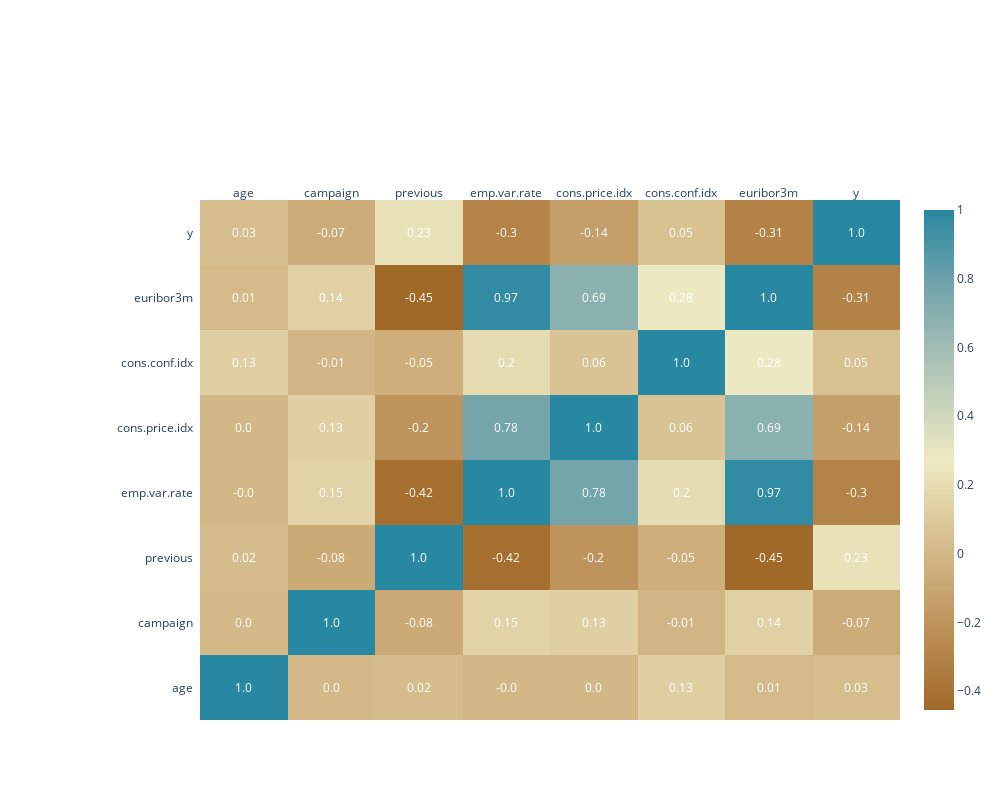

Notebook cell for this chart:
### Code cell
fig=ff.create_annotated_heatmap(z=corr.values,
                           x=list(corr.columns),
                           y=list(corr.index),
                           annotation_text=corr.round(2).values,
                           showscale=True,
                               colorscale='Earth',)
fig.layout.margin=dict(l=200,t=200)
fig.layout.height=800
fig.layout.width=1000
iplot(fig)

### Figure 1 — Plotly figure (JSON) as saved in the notebook; plotly's stock layout.template omitted (floating-point values rounded to 4 significant figures)
{"data": [{"colorscale": [[0, "rgb(161, 105, 40)"], [0.1667, "rgb(189, 146, 90)"], [0.3333, "rgb(214, 189, 141)"], [0.5, "rgb(237, 234, 194)"], [0.6667, "rgb(181, 200, 184)"], [0.8333, "rgb(121, 167, 172)"], [1, "rgb(40, 135, 161)"]], "reversescale": false, "showscale": true, "type": "heatmap", "x": ["age", "campaign", "previous", "emp.var.rate", "cons.price.idx", "cons.conf.idx", "euribor3m", "y"], "y": ["age", "campaign", "previous", "emp.var.rate", "cons.price.idx", "cons.conf.idx", "euribor3m", "y"], "z": [[1, 0.004622, 0.02438, -0.0002421, 0.001009, 0.1291, 0.01085, 0.03038], [0.004622, 1, -0.07918, 0.1508, 0.1278, -0.01366, 0.1352, -0.06636], [0.02438, -0.07918, 1, -0.4206, -0.2032, -0.05093, -0.4546, 0.2302], [-0.0002421, 0.1508, -0.4206, 1, 0.7753, 0.1963, 0.9722, -0.2983], [0.001009, 0.1278, -0.2032, 0.7753, 1, 0.05917, 0.6882, -0.1361], [0.1291, -0.01366, -0.05093, 0.1963, 0.05917, 1, 0.2779, 0.0548], [0.01085, 0.1352, -0.4546, 0.9722, 0.6882, 0.2779, 1, -0.3077], [0.03038, -0.06636, 0.2302, -0.2983, -0.1361, 0.0548, -0.3077, 1]]}], "layout": {"annotations": [{"font": {"color": "#FFFFFF"}, "showarrow": false, "text": "1.0", "x": "age", "xref": "x", "y": "age", "yref": "y"}, {"font": {"color": "#FFFFFF"}, "showarrow": false, "text": "0.0", "x": "campaign", "xref": "x", "y": "age", "yref": "y"}, {"font": {"color": "#FFFFFF"}, "showarrow": false, "text": "0.02", "x": "previous", "xref": "x", "y": "age", "yref": "y"}, {"font": {"color": "#FFFFFF"}, "showarrow": false, "text": "-0.0", "x": "emp.var.rate", "xref": "x", "y": "age", "yref": "y"}, {"font": {"color": "#FFFFFF"}, "showarrow": false, "text": "0.0", "x": "cons.price.idx", "xref": "x", "y": "age", "yref": "y"}, {"font": {"color": "#FFFFFF"}, "showarrow": false, "text": "0.13", "x": "cons.conf.idx", "xref": "x", "y": "age", "yref": "y"}, {"font": {"color": "#FFFFFF"}, "showarrow": false, "text": "0.01", "x": "euribor3m", "xref": "x", "y": "age", "yref": "y"}, {"font": {"color": "#FFFFFF"}, "showarrow": false, "text": "0.03", "x": "y", "xref": "x", "y": "age", "yref": "y"}, {"font": {"color": "#FFFFFF"}, "showarrow": false, "text": "0.0", "x": "age", "xref": "x", "y": "campaign", "yref": "y"}, {"font": {"color": "#FFFFFF"}, "showarrow": false, "text": "1.0", "x": "campaign", "xref": "x", "y": "campaign", "yref": "y"}, {"font": {"color": "#FFFFFF"}, "showarrow": false, "text": "-0.08", "x": "previous", "xref": "x", "y": "campaign", "yref": "y"}, {"font": {"color": "#FFFFFF"}, "showarrow": false, "text": "0.15", "x": "emp.var.rate", "xref": "x", "y": "campaign", "yref": "y"}, {"font": {"color": "#FFFFFF"}, "showarrow": false, "text": "0.13", "x": "cons.price.idx", "xref": "x", "y": "campaign", "yref": "y"}, {"font": {"color": "#FFFFFF"}, "showarrow": false, "text": "-0.01", "x": "cons.conf.idx", "xref": "x", "y": "campaign", "yref": "y"}, {"font": {"color": "#FFFFFF"}, "showarrow": false, "text": "0.14", "x": "euribor3m", "xref": "x", "y": "campaign", "yref": "y"}, {"font": {"color": "#FFFFFF"}, "showarrow": false, "text": "-0.07", "x": "y", "xref": "x", "y": "campaign", "yref": "y"}, {"font": {"color": "#FFFFFF"}, "showarrow": false, "text": "0.02", "x": "age", "xref": "x", "y": "previous", "yref": "y"}, {"font": {"color": "#FFFFFF"}, "showarrow": false, "text": "-0.08", "x": "campaign", "xref": "x", "y": "previous", "yref": "y"}, {"font": {"color": "#FFFFFF"}, "showarrow": false, "text": "1.0", "x": "previous", "xref": "x", "y": "previous", "yref": "y"}, {"font": {"color": "#FFFFFF"}, "showarrow": false, "text": "-0.42", "x": "emp.var.rate", "xref": "x", "y": "previous", "yref": "y"}, {"font": {"color": "#FFFFFF"}, "showarrow": false, "text": "-0.2", "x": "cons.price.idx", "xref": "x", "y": "previous", "yref": "y"}, {"font": {"color": "#FFFFFF"}, "showarrow": false, "text": "-0.05", "x": "cons.conf.idx", "xref": "x", "y": "previous", "yref": "y"}, {"font": {"color": "#FFFFFF"}, "showarrow": false, "text": "-0.45", "x": "euribor3m", "xref": "x", "y": "previous", "yref": "y"}, {"font": {"color": "#FFFFFF"}, "showarrow": false, "text": "0.23", "x": "y", "xref": "x", "y": "previous", "yref": "y"}, {"font": {"color": "#FFFFFF"}, "showarrow": false, "text": "-0.0", "x": "age", "xref": "x", "y": "emp.var.rate", "yref": "y"}, {"font": {"color": "#FFFFFF"}, "showarrow": false, "text": "0.15", "x": "campaign", "xref": "x", "y": "emp.var.rate", "yref": "y"}, {"font": {"color": "#FFFFFF"}, "showarrow": false, "text": "-0.42", "x": "previous", "xref": "x", "y": "emp.var.rate", "yref": "y"}, {"font": {"color": "#FFFFFF"}, "showarrow": false, "text": "1.0", "x": "emp.var.rate", "xref": "x", "y": "emp.var.rate", "yref": "y"}, {"font": {"color": "#FFFFFF"}, "showarrow": false, "text": "0.78", "x": "cons.price.idx", "xref": "x", "y": "emp.var.rate", "yref": "y"}, {"font": {"color": "#FFFFFF"}, "showarrow": false, "text": "0.2", "x": "cons.conf.idx", "xref": "x", "y": "emp.var.rate", "yref": "y"}, {"font": {"color": "#FFFFFF"}, "showarrow": false, "text": "0.97", "x": "euribor3m", "xref": "x", "y": "emp.var.rate", "yref": "y"}, {"font": {"color": "#FFFFFF"}, "showarrow": false, "text": "-0.3", "x": "y", "xref": "x", "y": "emp.var.rate", "yref": "y"}, {"font": {"color": "#FFFFFF"}, "showarrow": false, "text": "0.0", "x": "age", "xref": "x", "y": "cons.price.idx", "yref": "y"}, {"font": {"color": "#FFFFFF"}, "showarrow": false, "text": "0.13", "x": "campaign", "xref": "x", "y": "cons.price.idx", "yref": "y"}, {"font": {"color": "#FFFFFF"}, "showarrow": false, "text": "-0.2", "x": "previous", "xref": "x", "y": "cons.price.idx", "yref": "y"}, {"font": {"color": "#FFFFFF"}, "showarrow": false, "text": "0.78", "x": "emp.var.rate", "xref": "x", "y": "cons.price.idx", "yref": "y"}, {"font": {"color": "#FFFFFF"}, "showarrow": false, "text": "1.0", "x": "cons.price.idx", "xref": "x", "y": "cons.price.idx", "yref": "y"}, {"font": {"color": "#FFFFFF"}, "showarrow": false, "text": "0.06", "x": "cons.conf.idx", "xref": "x", "y": "cons.price.idx", "yref": "y"}, {"font": {"color": "#FFFFFF"}, "showarrow": false, "text": "0.69", "x": "euribor3m", "xref": "x", "y": "cons.price.idx", "yref": "y"}, {"font": {"color": "#FFFFFF"}, "showarrow": false, "text": "-0.14", "x": "y", "xref": "x", "y": "cons.price.idx", "yref": "y"}, {"font": {"color": "#FFFFFF"}, "showarrow": false, "text": "0.13", "x": "age", "xref": "x", "y": "cons.conf.idx", "yref": "y"}, {"font": {"color": "#FFFFFF"}, "showarrow": false, "text": "-0.01", "x": "campaign", "xref": "x", "y": "cons.conf.idx", "yref": "y"}, {"font": {"color": "#FFFFFF"}, "showarrow": false, "text": "-0.05", "x": "previous", "xref": "x", "y": "cons.conf.idx", "yref": "y"}, {"font": {"color": "#FFFFFF"}, "showarrow": false, "text": "0.2", "x": "emp.var.rate", "xref": "x", "y": "cons.conf.idx", "yref": "y"}, {"font": {"color": "#FFFFFF"}, "showarrow": false, "text": "0.06", "x": "cons.price.idx", "xref": "x", "y": "cons.conf.idx", "yref": "y"}, {"font": {"color": "#FFFFFF"}, "showarrow": false, "text": "1.0", "x": "cons.conf.idx", "xref": "x", "y": "cons.conf.idx", "yref": "y"}, {"font": {"color": "#FFFFFF"}, "showarrow": false, "text": "0.28", "x": "euribor3m", "xref": "x", "y": "cons.conf.idx", "yref": "y"}, {"font": {"color": "#FFFFFF"}, "showarrow": false, "text": "0.05", "x": "y", "xref": "x", "y": "cons.conf.idx", "yref": "y"}, {"font": {"color": "#FFFFFF"}, "showarrow": false, "text": "0.01", "x": "age", "xref": "x", "y": "euribor3m", "yref": "y"}, {"font": {"color": "#FFFFFF"}, "showarrow": false, "text": "0.14", "x": "campaign", "xref": "x", "y": "euribor3m", "yref": "y"}, {"font": {"color": "#FFFFFF"}, "showarrow": false, "text": "-0.45", "x": "previous", "xref": "x", "y": "euribor3m", "yref": "y"}, {"font": {"color": "#FFFFFF"}, "showarrow": false, "text": "0.97", "x": "emp.var.rate", "xref": "x", "y": "euribor3m", "yref": "y"}, {"font": {"color": "#FFFFFF"}, "showarrow": false, "text": "0.69", "x": "cons.price.idx", "xref": "x", "y": "euribor3m", "yref": "y"}, {"font": {"color": "#FFFFFF"}, "showarrow": false, "text": "0.28", "x": "cons.conf.idx", "xref": "x", "y": "euribor3m", "yref": "y"}, {"font": {"color": "#FFFFFF"}, "showarrow": false, "text": "1.0", "x": "euribor3m", "xref": "x", "y": "euribor3m", "yref": "y"}, {"font": {"color": "#FFFFFF"}, "showarrow": false, "text": "-0.31", "x": "y", "xref": "x", "y": "euribor3m", "yref": "y"}, {"font": {"color": "#FFFFFF"}, "showarrow": false, "text": "0.03", "x": "age", "xref": "x", "y": "y", "yref": "y"}, {"font": {"color": "#FFFFFF"}, "showarrow": false, "text": "-0.07", "x": "campaign", "xref": "x", "y": "y", "yref": "y"}, {"font": {"color": "#FFFFFF"}, "showarrow": false, "text": "0.23", "x": "previous", "xref": "x", "y": "y", "yref": "y"}, {"font": {"color": "#FFFFFF"}, "showarrow": false, "text": "-0.3", "x": "emp.var.rate", "xref": "x", "y": "y", "yref": "y"}, {"font": {"color": "#FFFFFF"}, "showarrow": false, "text": "-0.14", "x": "cons.price.idx", "xref": "x", "y": "y", "yref": "y"}, {"font": {"color": "#FFFFFF"}, "showarrow": false, "text": "0.05", "x": "cons.conf.idx", "xref": "x", "y": "y", "yref": "y"}, {"font": {"color": "#FFFFFF"}, "showarrow": false, "text": "-0.31", "x": "euribor3m", "xref": "x", "y": "y", "yref": "y"}, {"font": {"color": "#FFFFFF"}, "showarrow": false, "text": "1.0", "x": "y", "xref": "x", "y": "y", "yref": "y"}], "height": 800, "margin": {"l": 200, "t": 200}, "width": 1000, "xaxis": {"dtick": 1, "gridcolor": "rgb(0, 0, 0)", "side": "top", "ticks": ""}, "yaxis": {"dtick": 1, "ticks": "", "ticksuffix": "  "}}}
